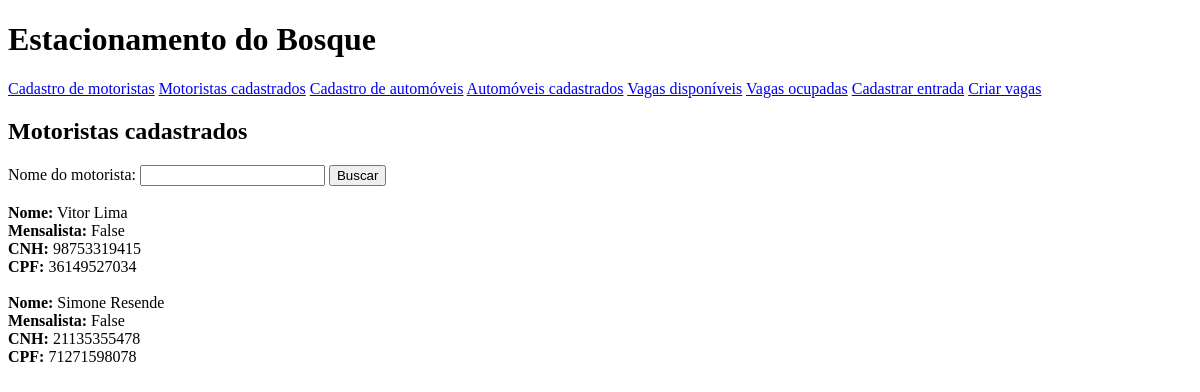
The page /driver/registered on the database as committed earlier.
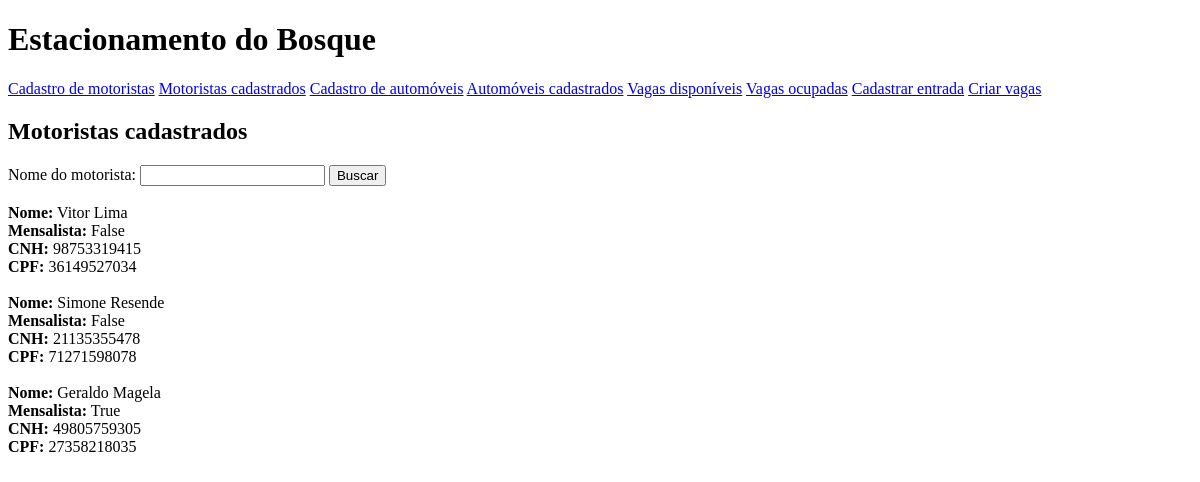
The same page on the database as committed later.
### driver/models.py (models this page shows, shortened)
class Driver(models.Model):
    driver_name = models.CharField(max_length=50)
    monthly = models.BooleanField(default=False)
    cnh = models.CharField(max_length=11)
    cpf = models.CharField(max_length=11)
    file_upload = models.FileField(upload_to='uploaded_files', blank=True)

### driver/views.py (the view)
# urls.py: path('registered', views.registered_drivers, name='registered_drivers'),
def registered_drivers(request):
    form = DriverSearchForm()
    all_registered_drivers = Driver.objects.all()
    return render(request, 'registered_drivers.html', {
        'form': form,
        'all_registered_drivers': all_registered_drivers,
    })

### driver/my_forms.py
class DriverSearchForm(forms.Form):
    name_search = forms.CharField(max_length=50)

### driver/templates/registered_drivers.html (shortened to what this page needs)
{% extends "core_index.html" %}
{% block content %}
    <h2>Motoristas cadastrados</h2>
    <section>
        <form action="{% url "driver:driver_search" %}" method="post">
            Nome do motorista: {{ form.name_search }}
            <input type="submit" value="Buscar">
            <br>
            <br>
        </form>
    </section>
    <section>
        {% for driver in all_registered_drivers %}
            <div id="registered_drivers">
                <span><b>Nome:</b> {{ driver.driver_name }}</span><br>
                <span><b>Mensalista:</b> {{ driver.monthly }}</span><br>
                <span><b>CNH:</b> {{ driver.cnh }}</span><br>
                <span><b>CPF:</b> {{ driver.cpf }}</span><br>
                <br>
            </div>
        {% endfor %}
    </section>
{% endblock content %}

Rows that differ between the two databases and show on the page:
added Driver: driver_name "Geraldo Magela", monthly "True", cnh "49805759305", cpf "27358218035"
